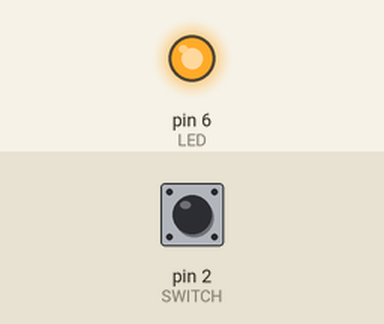
The sketch below on a simulated Arduino Uno, built with avr-gcc and run on an emulated ATmega328P. Parts: output pins drawn as LEDs (lit = HIGH). The inputs (shaded band) are chosen by the test bench; at power-on: pin 2 (SWITCH) HIGH.

Above: at 1.2 s.
1.3 s: pin 2 (SWITCH) pulled LOW for 0.15 s
At 1.37 s:
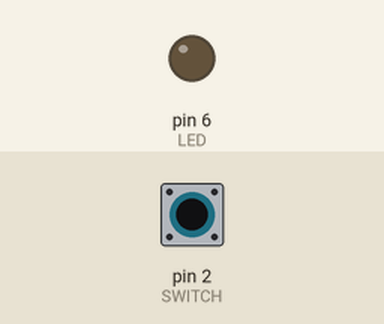
2.9 s: pin 2 (SWITCH) pulled LOW for 3.2 s
At 7.0 s:
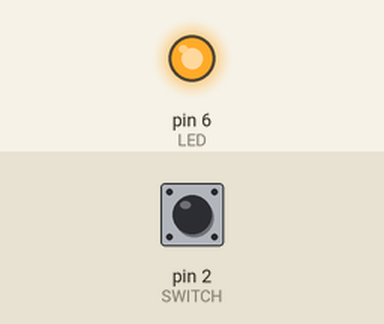
Timing chart, 0 to 8.5 s (numbered marks = the images above; inputs shaded):
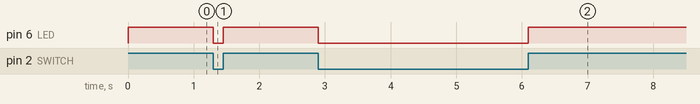

Measured:
- after the input at 1.3 s, pin 6 (LED): HIGH → LOW at once, → HIGH 0.15 s later
- after the input at 2.9 s, pin 6 (LED): HIGH → LOW at once, → HIGH 3.2 s later

The sketch:

lab4-1-3-gpio-input-internal-pull-up-resistor.ino
```cpp
#define SWITCH (2)
#define LED (6)

void setup() {
  // put your setup code here, to run once:
  pinMode(SWITCH, INPUT_PULLUP);
  pinMode(LED, OUTPUT);
}

void loop() {
  // put your main code here, to run repeatedly:
  bool inputVal = digitalRead(SWITCH);
  digitalWrite(LED, inputVal);
}
```
